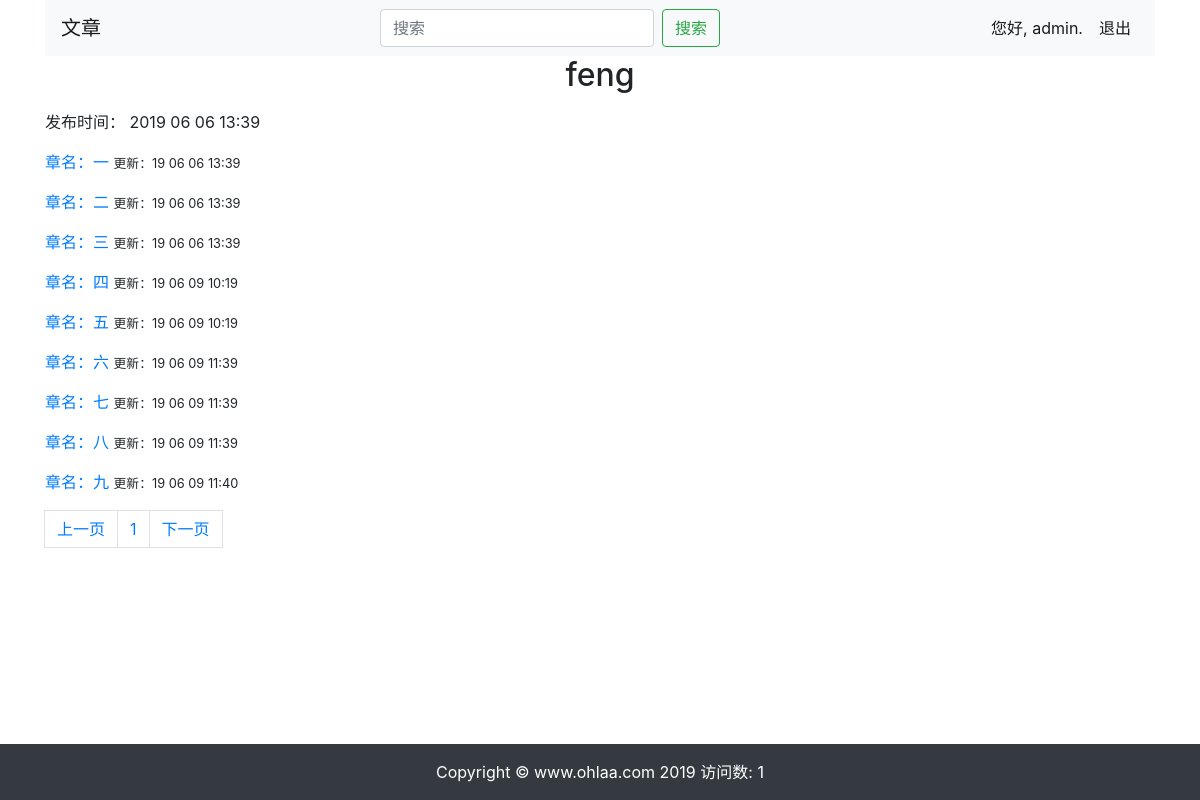
Screenshot of /article/2/ (signed in) with the database file from the repository.
### learning_logs/models.py (models this page shows)
class Article(models.Model):
	art_name=models.CharField('标题',max_length=200)
	art_add_date=models.DateTimeField(auto_now_add=True)
	art_author=models.CharField('作者',max_length=10,default="")
	user_owner=models.ForeignKey(User,on_delete=models.CASCADE)
	art_type=models.CharField('类型',max_length=200)
	art_status=models.CharField('状态',max_length=200,default="")
	art_introduction=models.CharField('简介',max_length=200,default="")
	art_name_used=models.CharField('曾用名',max_length=200,default="")
	def __str__(self):
		if len(self.art_name)>=20:
			art_name_limit=self.art_name[:20]+'...'
		else:
			art_name_limit=self.art_name
		return art_name_limit

class ArtChapter(models.Model):
	chapter_name=models.CharField('章名',max_length=200)
	chapter_content=models.TextField('文章内容')
	article=models.ForeignKey(Article,verbose_name="文章",on_delete=models.CASCADE,null=True)
	chapter_add_date=models.DateTimeField(auto_now=True)
	class Meta:
		ordering=['chapter_add_date']

### learning_logs/views.py (the view)
# urls.py: re_path(r'^article/(?P<article_id>\d+)/$', views.article,name='article'),
def article(request,article_id):
	article=Article.objects.get(id=article_id)
	artchapters=article.artchapter_set.all()
	paginator=Paginator(artchapters,10)
	current_page=int(request.GET.get('page',1))
	if paginator.num_pages >7 :
		if current_page-3 < 1:
			page_ran=range(1,8)
		elif current_page +3 >paginator.num_pages:
			page_ran=range(paginator.num_pages-6,paginator.num_pages+1)
		else:
			page_ran=range(current_page-3,current_page+4)
		page_range=page_ran
	else:
		page_range=paginator.page_range
	current_page_chapter=paginator.page(current_page)
	context = {'article':article,'current_page_chapter':current_page_chapter,'page_range':page_range}
	return render(request,'learning_logs/article.html',context)

### learning_logs/templates/learning_logs/article.html (shortened to what this page needs)
{% extends 'learning_logs/base.html' %}
{% block header %}
<h2 class="text-center">{{ article }}</h2>
{% endblock header %}
{% block content %}
<div class="panel panel-default">
	<div class="panel-body">
		<p>发布时间：
			{{ article.art_add_date|date:'Y m d H:i' }}
		</p>
	</div>
	{% for i in current_page_chapter %}
		<p>
		<a href="{% url 'learning_logs:look_chapter' i.id %}">
			章名：{{i.chapter_name}}
		</a><small> 更新：{{i.chapter_add_date|date:'y m d H:i'}}</small>
		</p>
	{% endfor %}
</div>
	<nav aria-label="Page navigation example">
		<ul class="pagination">
			{% if current_page_chapter.has_previous %}
			<li class="page-item"><a class="page-link" href="?current_page_chapter.previous_page_number" aria-label="Previous"><span aria-hidden="true">上一页</span></a></li>
			{% else %}
			<li class="disabled"><a class="page-link" href="" aria-label="Next"><span aria-hidden="true">上一页</span></a></li>
			{% endif %}
			{% for page in page_range %}
			<li class="page-item"><a class="page-link" href="?page={{page}}">{{page}}</a></li>
			{% endfor %}
			{% if current_page_chapter.has_next%}
			<li><a class="page-link" href="?page={{current_page_chapter.next_page_number}}" aria-label="Next"><span aria-hidden="true">下一页</span></a></li>
			{% else %}
			<li class="disabled"><a class="page-link"  href="" aria-label="Next"><span aria-hidden="true">下一页</span></a></li>
			{% endif %}
		</ul>
	</nav>
{% endblock content %}

### learning_logs/templates/header.html (shortened to what this page needs)
<div class="container">
  <nav class="navbar navbar-expand-lg navbar-light bg-light ">
    <a class="navbar-brand" href="{% url 'learning_logs:index' %}">文章</a>
    <div class="collapse navbar-collapse" id="navbarSupportedContent">
      <ul class="navbar-nav mr-auto">
        <form class="form-inline mr-auto my-2 my-lg-0" method="get" action="{% url 'learning_logs:search' %}">
          <input class="form-control mr-sm-2" type="search" placeholder="搜索" aria-label="Search" name="search_name" required>
          <button class="btn btn-outline-success my-2 my-sm-0" type="submit">搜索</button>
        </form>
      </ul>
      <ul class="navbar-nav mr-right">
        {% if user.is_authenticated %}
          <li class="nav-item">
            <a class="nav-link active" >您好, {{ user.username }}.</a>
          </li>
          <li class="nav-item">
            <a class="nav-link active" href="{% url 'users:logout' %}">退出</a>
          </li>
        {% endif %}
      </ul>
    </div>
  </nav>
</div>

### rows the page displays
Article: art_name "feng", art_add_date "2019 06 06 13:39"
ArtChapter: chapter_name "一", chapter_add_date "19 06 06 13:39"
ArtChapter: chapter_name "二", chapter_add_date "19 06 06 13:39"
ArtChapter: chapter_name "三", chapter_add_date "19 06 06 13:39"
ArtChapter: chapter_name "四", chapter_add_date "19 06 09 10:19"
ArtChapter: chapter_name "五", chapter_add_date "19 06 09 10:19"
ArtChapter: chapter_name "六", chapter_add_date "19 06 09 11:39"
ArtChapter: chapter_name "七", chapter_add_date "19 06 09 11:39"
ArtChapter: chapter_name "八", chapter_add_date "19 06 09 11:39"
ArtChapter: chapter_name "九", chapter_add_date "19 06 09 11:40"

### other values shown
{{ user.username }} "admin"
{{ page }} "1"
